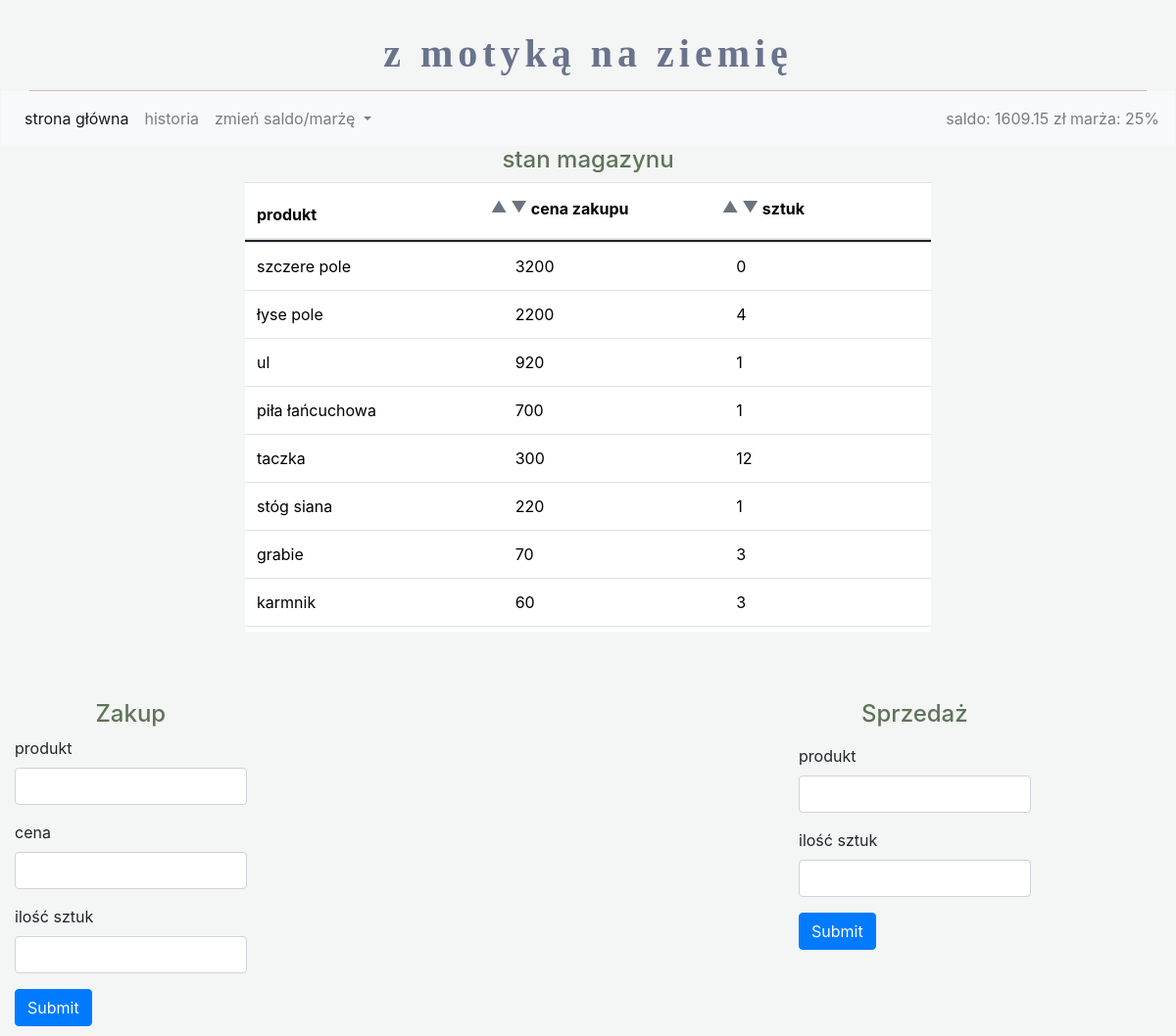
The page /descending_price/ on the database its author committed.
### app.py (models this page shows)
class Balance(db.Model):
    id = db.Column(db.Integer, primary_key=True)
    balance = db.Column(db.Integer, nullable=False)
    commission = db.Column(db.Integer, nullable=False)

class Products(db.Model):
    id = db.Column(db.Integer, primary_key=True)
    product = db.Column(db.String, nullable=False)
    amount = db.Column(db.Integer, nullable=False)
    price = db.Column(db.Integer, nullable=False)

### app.py (the view)
    @app.route("/descending_price/", methods=["GET", "POST"])
    def descending_price():
        desc_users_query = text("SELECT * FROM products ORDER BY price DESC;")
        sorted_products_desc = db.session.execute(desc_users_query)
        return render_template("home_page.html", **{
            "products": sorted_products_desc,
            "balance": balance_var,
            "commission": commission_var
        })

### templates/home_page.html (shortened to what this page needs)
{% extends "base.html" %}
{% block head %}
{{ super() }}
<link rel="stylesheet"  href="{{ url_for('static', filename='css/home_page_style.css') }}" >
{% endblock %}
{% block content %}
<div class="table-header text-center">
    <h4 id="stan-magazynu">stan magazynu</h4>
</div>
<div class="table-div">
    <table class="table table-hover">
      <thead>
        <tr>
          <th scope="col">produkt </th>
          <th scope="col">
              <div  class="btn-group" role="group" aria-label="radio toggle button group">
                  <form method="POST">
                  <label class="btn-sort btn-outline-secondary" for="sort_ascending_price">▲</label>
                  <label class="btn-sort btn-outline-secondary" for="sort_descending_price">▼</label>
                      </form>
              </div>
              cena zakupu
          </th>
            <th scope="col">
              <div  class="btn-group" role="group" aria-label="radio toggle button group">
                  <form method="POST">
                  <label class="btn-sort btn-outline-secondary" for="sort_ascending_amount">▲</label>
                  <label class="btn-sort btn-outline-secondary" for="sort_descending_amount">▼</label>
                      </form>
              </div>
              sztuk
          </th>
        </tr>
      </thead>
      <tbody>
      {% for product in products %}
        <tr>
          <td scope="row">{{product.product}}</td>
          <td> {{product.price}}</td>
          <td>{{product.amount}}</td>
        </tr>
      {% endfor %}
      </tbody>
    </table>
</div>
<div class="forms">
  <div class="row">
        <div class="col-8">
                    <h4 class="form-header text-center">Zakup</h4>
        <form method="POST">
          <div class="mb-3">
            <label for="buy_product" class="form-label">produkt</label>
            <input type="text" class="form-control" id="buy_product"  name="produkt">
          </div>
          <div class="mb-3">
            <label for="buy_price" class="form-label">cena</label>
            <input type="number" class="form-control" id="buy_price" name="cena">
          </div>
          <div class="mb-3">
            <label for="buy_amount" class="form-label" >ilość sztuk</label>
            <input type="number" class="form-control" id="buy_amount" name="sztuk">
          </div>
          <button type="submit" class="btn btn-primary">Submit</button>
        </form>
        </div>
    </div>
 <div class="row">
        <div class="col-8">
                    <h4 class="form-header text-center">Sprzedaż</h4>
        <form method="POST">
          <div class="mb-3">
            <label for="sale_product_name" class="form-label">produkt</label>
            <input type="text" class="form-control" id="sale_product_name" name="produkt">
          </div>
          <div class="mb-3">
            <label for="sale_amount" class="form-label" >ilość sztuk</label>
            <input type="number" class="form-control" id="sale_amount" name="sztuk">
          </div>
          <button type="submit" class="btn btn-primary">Submit</button>
        </form>
        </div>
    </div>
</div>
{% endblock %}

### templates/base.html (shortened to what this page needs)
<!DOCTYPE html>
<html lang="en">
<head>
    {%block head %}
    <link rel="stylesheet" href="https://cdn.jsdelivr.net/npm/bootstrap@5.1.3/dist/css/bootstrap.min.css">
    <link href="https://cdn.jsdelivr.net/npm/bootstrap@5.3.3/dist/css/bootstrap.min.css" rel="stylesheet">
    <link rel="stylesheet" href="https://cdn.jsdelivr.net/npm/bootstrap@4.0.0/dist/css/bootstrap.min.css">
    {% endblock %}
</head>
<body>
<div class="container text-center">
    <div class = "text">
        <h1>z motyką na ziemię</h1>
    </div>
</div>
<nav class="navbar navbar-expand-lg navbar-light bg-light">
  <div class="collapse navbar-collapse" id="navbarNavDropdown">
    <ul class="navbar-nav mr-auto">
      <li class="nav-item active">
        <a class="nav-link" href="/">strona główna <span class="sr-only">(current)</span></a>
      </li>
      <li class="nav-item">
        <a class="nav-link" href="/history/">historia</a>
      </li>
      <li class="nav-item dropdown">
        <a class="nav-link dropdown-toggle" href="#" id="navbarDropdownMenuLink" data-toggle="dropdown" aria-haspopup="true" aria-expanded="false">
          zmień saldo/marżę
        </a>
      </li>
    </ul>
      <span class="navbar-text">
      saldo: {{balance}} zł marża: {{commission}}%
    </span>
  </div>
</nav>
{% block content %}
{% endblock %}
</body>
</html>

### static/css/home_page_style.css (style rules this page uses)
a { text-decoration: none; }
h1 { color: #69738C; font-family: "Stencil Std", fantasy; font-weight: 700; letter-spacing: 5px; }
h4 { color: #5E7458; }
.container { display: flex; justify-content: space-around; align-items: flex-end; padding: 30px 10px 5px 10px; border-bottom: 1px solid #CCBCAC; }
body { margin: 1px; background-color: #F4F5F5; }
.text { flex: 1; }
.table { display: flex; flex-direction: column; align-items: center; }
thead { width: 700px; position: sticky; z-index: 1; }
th { width: 700px; padding: 10px; }
tbody { width: 700px; height:400px; overflow-y: auto; }
td { width: 700px; }
.row { margin: 50px 200px 0px 200px; }
.forms { display:flex; justify-content: center; padding: 0px 10px 0px 10px; margin: 20px 10px 10px 10px; }
.col-8 { width: 400px; }
.dropdown { width: 250px; }

### rows shown on the page
Balance: balance "1609.15"
Products: product "szczere pole", price "3200", amount "0"
Products: product "łyse pole", price "2200", amount "4"
Products: product "ul", price "920", amount "1"
Products: product "piła łańcuchowa", price "700", amount "1"
Products: product "taczka", price "300", amount "12"
Products: product "stóg siana", price "220", amount "1"
Products: product "grabie", price "70", amount "3"
Products: product "karmnik", price "60", amount "3"

### other values the page prints
{{ commission }} "25"
